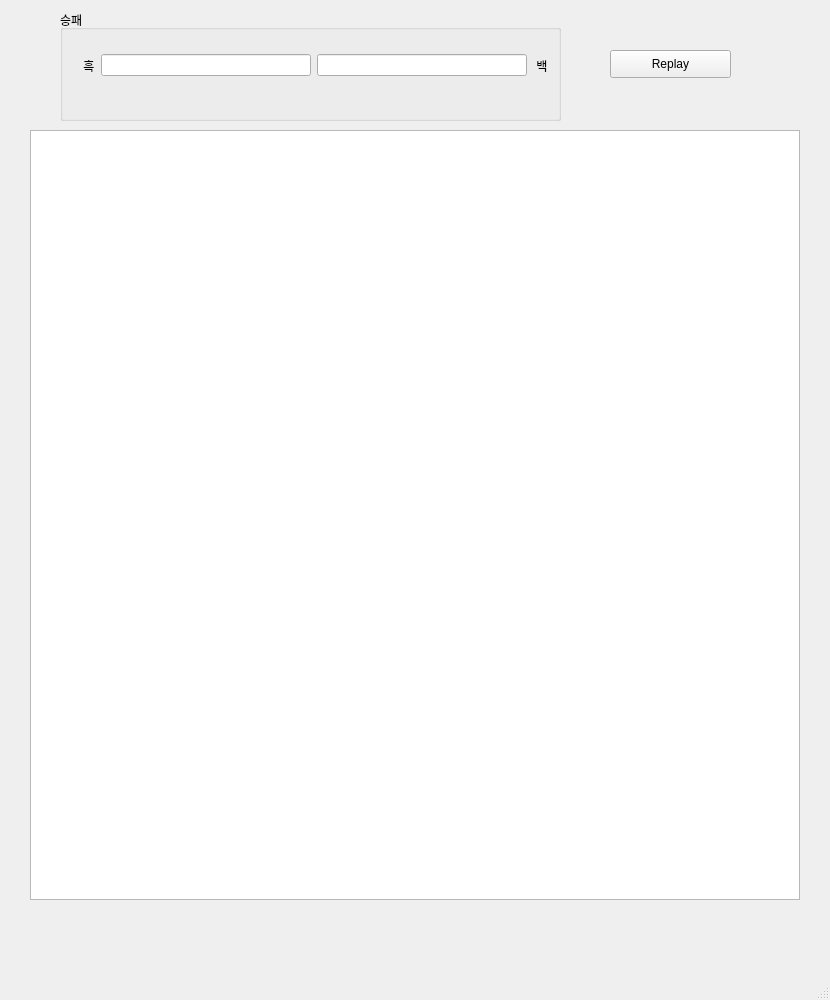
<?xml version="1.0" encoding="UTF-8"?>
<ui version="4.0">
 <class>MainWindow</class>
 <widget class="QMainWindow" name="MainWindow">
  <property name="geometry">
   <rect>
    <x>0</x>
    <y>0</y>
    <width>830</width>
    <height>1000</height>
   </rect>
  </property>
  <property name="windowTitle">
   <string>MainWindow</string>
  </property>
  <property name="toolTipDuration">
   <number>-1</number>
  </property>
  <widget class="QWidget" name="centralwidget">
   <widget class="QLabel" name="label">
    <property name="geometry">
     <rect>
      <x>270</x>
      <y>430</y>
      <width>64</width>
      <height>15</height>
     </rect>
    </property>
    <property name="text">
     <string>TextLabel</string>
    </property>
   </widget>
   <widget class="QGraphicsView" name="omok">
    <property name="geometry">
     <rect>
      <x>30</x>
      <y>130</y>
      <width>770</width>
      <height>770</height>
     </rect>
    </property>
    <property name="minimumSize">
     <size>
      <width>0</width>
      <height>0</height>
     </size>
    </property>
   </widget>
   <widget class="QLabel" name="error_lbl">
    <property name="geometry">
     <rect>
      <x>270</x>
      <y>920</y>
      <width>251</width>
      <height>16</height>
     </rect>
    </property>
    <property name="text">
     <string/>
    </property>
   </widget>
   <widget class="QGroupBox" name="Players">
    <property name="geometry">
     <rect>
      <x>60</x>
      <y>10</y>
      <width>501</width>
      <height>111</height>
     </rect>
    </property>
    <property name="title">
     <string>승패</string>
    </property>
    <widget class="QWidget" name="horizontalLayoutWidget">
     <property name="geometry">
      <rect>
       <x>20</x>
       <y>30</y>
       <width>471</width>
       <height>51</height>
      </rect>
     </property>
     <layout class="QHBoxLayout" name="horizontalLayout">
      <item>
       <widget class="QLabel" name="label_3">
        <property name="text">
         <string> 흑</string>
        </property>
       </widget>
      </item>
      <item>
       <widget class="QLineEdit" name="p1_score">
        <property name="sizePolicy">
         <sizepolicy hsizetype="Expanding" vsizetype="Fixed">
          <horstretch>0</horstretch>
          <verstretch>0</verstretch>
         </sizepolicy>
        </property>
        <property name="text">
         <string/>
        </property>
       </widget>
      </item>
      <item>
       <widget class="QLineEdit" name="p2_score">
        <property name="text">
         <string/>
        </property>
        <property name="alignment">
         <set>Qt::AlignRight|Qt::AlignTrailing|Qt::AlignVCenter</set>
        </property>
       </widget>
      </item>
      <item>
       <widget class="QLabel" name="label_2">
        <property name="text">
         <string> 백 </string>
        </property>
       </widget>
      </item>
     </layout>
    </widget>
   </widget>
   <widget class="QPushButton" name="replay_button">
    <property name="geometry">
     <rect>
      <x>610</x>
      <y>50</y>
      <width>121</width>
      <height>28</height>
     </rect>
    </property>
    <property name="text">
     <string>Replay</string>
    </property>
   </widget>
  </widget>
  <widget class="QMenuBar" name="menubar">
   <property name="geometry">
    <rect>
     <x>0</x>
     <y>0</y>
     <width>830</width>
     <height>26</height>
    </rect>
   </property>
  </widget>
  <widget class="QStatusBar" name="statusbar"/>
 </widget>
 <resources/>
 <connections>
  <connection>
   <sender>replay_button</sender>
   <signal>clicked()</signal>
   <receiver>MainWindow</receiver>
   <slot>reset()</slot>
   <hints>
    <hint type="sourcelabel">
     <x>688</x>
     <y>99</y>
    </hint>
    <hint type="destinationlabel">
     <x>738</x>
     <y>120</y>
    </hint>
   </hints>
  </connection>
 </connections>
 <slots>
  <slot>reset()</slot>
 </slots>
</ui>
